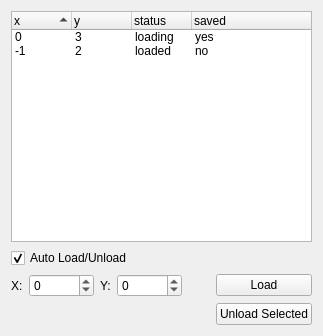
<?xml version="1.0" encoding="UTF-8"?>
<ui version="4.0">
 <class>PageStatusDialog</class>
 <widget class="QDialog" name="PageStatusDialog">
  <property name="geometry">
   <rect>
    <x>0</x>
    <y>0</y>
    <width>323</width>
    <height>336</height>
   </rect>
  </property>
  <property name="windowTitle">
   <string>Page Status</string>
  </property>
  <layout class="QVBoxLayout" name="verticalLayout">
   <item>
    <widget class="QTreeWidget" name="pageStatusList">
     <property name="rootIsDecorated">
      <bool>false</bool>
     </property>
     <property name="sortingEnabled">
      <bool>true</bool>
     </property>
     <property name="expandsOnDoubleClick">
      <bool>false</bool>
     </property>
     <attribute name="headerVisible">
      <bool>true</bool>
     </attribute>
     <attribute name="headerDefaultSectionSize">
      <number>60</number>
     </attribute>
     <attribute name="headerHighlightSections">
      <bool>false</bool>
     </attribute>
     <attribute name="headerShowSortIndicator" stdset="0">
      <bool>true</bool>
     </attribute>
     <attribute name="headerDefaultSectionSize">
      <number>60</number>
     </attribute>
     <attribute name="headerVisible">
      <bool>true</bool>
     </attribute>
     <attribute name="headerShowSortIndicator" stdset="0">
      <bool>true</bool>
     </attribute>
     <attribute name="headerHighlightSections">
      <bool>false</bool>
     </attribute>
     <column>
      <property name="text">
       <string>x</string>
      </property>
     </column>
     <column>
      <property name="text">
       <string>y</string>
      </property>
     </column>
     <column>
      <property name="text">
       <string>status</string>
      </property>
     </column>
     <column>
      <property name="text">
       <string>saved</string>
      </property>
     </column>
     <item>
      <property name="text">
       <string>0</string>
      </property>
      <property name="text">
       <string>3</string>
      </property>
      <property name="text">
       <string>loading</string>
      </property>
      <property name="text">
       <string>yes</string>
      </property>
     </item>
     <item>
      <property name="text">
       <string>-1</string>
      </property>
      <property name="text">
       <string>2</string>
      </property>
      <property name="text">
       <string>loaded</string>
      </property>
      <property name="text">
       <string>no</string>
      </property>
     </item>
    </widget>
   </item>
   <item>
    <widget class="QCheckBox" name="autoLoadPages">
     <property name="text">
      <string>Auto Load/Unload</string>
     </property>
     <property name="checked">
      <bool>true</bool>
     </property>
    </widget>
   </item>
   <item>
    <layout class="QGridLayout" name="gridLayout">
     <item row="0" column="0">
      <widget class="QLabel" name="label">
       <property name="text">
        <string>X:</string>
       </property>
      </widget>
     </item>
     <item row="0" column="1">
      <widget class="QSpinBox" name="loadPageX">
       <property name="buttonSymbols">
        <enum>QAbstractSpinBox::UpDownArrows</enum>
       </property>
       <property name="minimum">
        <number>-32768</number>
       </property>
       <property name="maximum">
        <number>32767</number>
       </property>
      </widget>
     </item>
     <item row="0" column="2">
      <widget class="QLabel" name="label_2">
       <property name="text">
        <string>Y:</string>
       </property>
      </widget>
     </item>
     <item row="0" column="3">
      <widget class="QSpinBox" name="loadPageY">
       <property name="minimum">
        <number>-32768</number>
       </property>
       <property name="value">
        <number>0</number>
       </property>
      </widget>
     </item>
     <item row="0" column="4">
      <spacer name="horizontalSpacer">
       <property name="orientation">
        <enum>Qt::Horizontal</enum>
       </property>
       <property name="sizeHint" stdset="0">
        <size>
         <width>40</width>
         <height>20</height>
        </size>
       </property>
      </spacer>
     </item>
     <item row="0" column="5">
      <widget class="QPushButton" name="loadPageButton">
       <property name="text">
        <string>Load</string>
       </property>
       <property name="autoDefault">
        <bool>false</bool>
       </property>
      </widget>
     </item>
     <item row="1" column="5">
      <widget class="QPushButton" name="unloadPageButton">
       <property name="text">
        <string>Unload Selected</string>
       </property>
       <property name="autoDefault">
        <bool>false</bool>
       </property>
      </widget>
     </item>
    </layout>
   </item>
  </layout>
 </widget>
 <resources/>
 <connections>
  <connection>
   <sender>autoLoadPages</sender>
   <signal>toggled(bool)</signal>
   <receiver>loadPageX</receiver>
   <slot>setEnabled(bool)</slot>
   <hints>
    <hint type="sourcelabel">
     <x>66</x>
     <y>255</y>
    </hint>
    <hint type="destinationlabel">
     <x>50</x>
     <y>280</y>
    </hint>
   </hints>
  </connection>
  <connection>
   <sender>autoLoadPages</sender>
   <signal>toggled(bool)</signal>
   <receiver>loadPageY</receiver>
   <slot>setEnabled(bool)</slot>
   <hints>
    <hint type="sourcelabel">
     <x>109</x>
     <y>254</y>
    </hint>
    <hint type="destinationlabel">
     <x>127</x>
     <y>282</y>
    </hint>
   </hints>
  </connection>
  <connection>
   <sender>autoLoadPages</sender>
   <signal>toggled(bool)</signal>
   <receiver>loadPageButton</receiver>
   <slot>setEnabled(bool)</slot>
   <hints>
    <hint type="sourcelabel">
     <x>251</x>
     <y>256</y>
    </hint>
    <hint type="destinationlabel">
     <x>271</x>
     <y>283</y>
    </hint>
   </hints>
  </connection>
  <connection>
   <sender>autoLoadPages</sender>
   <signal>toggled(bool)</signal>
   <receiver>unloadPageButton</receiver>
   <slot>setEnabled(bool)</slot>
   <hints>
    <hint type="sourcelabel">
     <x>214</x>
     <y>257</y>
    </hint>
    <hint type="destinationlabel">
     <x>240</x>
     <y>311</y>
    </hint>
   </hints>
  </connection>
 </connections>
</ui>
